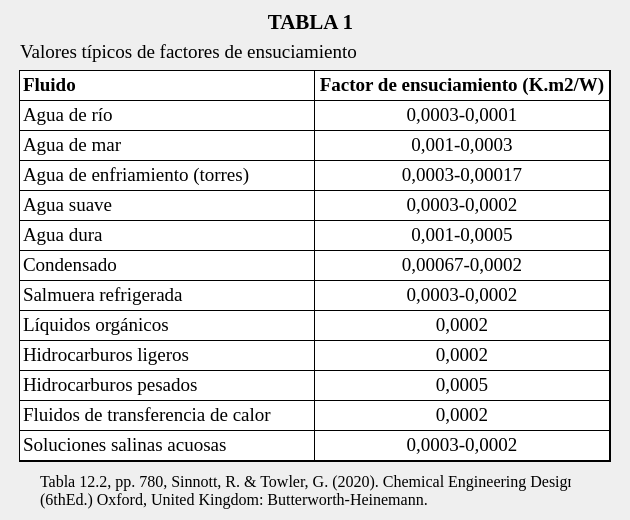
<?xml version="1.0" encoding="UTF-8"?>
<ui version="4.0">
 <class>Form</class>
 <widget class="QWidget" name="Form">
  <property name="geometry">
   <rect>
    <x>0</x>
    <y>0</y>
    <width>630</width>
    <height>520</height>
   </rect>
  </property>
  <property name="maximumSize">
   <size>
    <width>630</width>
    <height>520</height>
   </size>
  </property>
  <property name="windowTitle">
   <string>TableWindow</string>
  </property>
  <widget class="QTableWidget" name="table1_widget">
   <property name="geometry">
    <rect>
     <x>19</x>
     <y>70</y>
     <width>592</width>
     <height>392</height>
    </rect>
   </property>
   <property name="maximumSize">
    <size>
     <width>16777215</width>
     <height>16777215</height>
    </size>
   </property>
   <property name="styleSheet">
    <string notr="true">border:1px solid black;
gridline-color: black;</string>
   </property>
   <property name="editTriggers">
    <set>QAbstractItemView::NoEditTriggers</set>
   </property>
   <property name="tabKeyNavigation">
    <bool>true</bool>
   </property>
   <property name="showGrid">
    <bool>true</bool>
   </property>
   <property name="gridStyle">
    <enum>Qt::SolidLine</enum>
   </property>
   <property name="cornerButtonEnabled">
    <bool>true</bool>
   </property>
   <property name="rowCount">
    <number>13</number>
   </property>
   <property name="columnCount">
    <number>2</number>
   </property>
   <attribute name="horizontalHeaderVisible">
    <bool>false</bool>
   </attribute>
   <attribute name="horizontalHeaderDefaultSectionSize">
    <number>295</number>
   </attribute>
   <attribute name="horizontalHeaderStretchLastSection">
    <bool>false</bool>
   </attribute>
   <attribute name="verticalHeaderVisible">
    <bool>false</bool>
   </attribute>
   <attribute name="verticalHeaderCascadingSectionResizes">
    <bool>false</bool>
   </attribute>
   <attribute name="verticalHeaderDefaultSectionSize">
    <number>30</number>
   </attribute>
   <attribute name="verticalHeaderStretchLastSection">
    <bool>false</bool>
   </attribute>
   <row/>
   <row/>
   <row/>
   <row/>
   <row/>
   <row/>
   <row/>
   <row/>
   <row/>
   <row/>
   <row/>
   <row/>
   <row/>
   <column/>
   <column/>
   <item row="0" column="0">
    <property name="text">
     <string>Fluido</string>
    </property>
    <property name="font">
     <font>
      <family>Times New Roman</family>
      <pointsize>14</pointsize>
      <weight>75</weight>
      <bold>true</bold>
     </font>
    </property>
   </item>
   <item row="0" column="1">
    <property name="text">
     <string>Factor de ensuciamiento (K.m2/W)</string>
    </property>
    <property name="font">
     <font>
      <family>Times New Roman</family>
      <pointsize>14</pointsize>
      <weight>75</weight>
      <bold>true</bold>
     </font>
    </property>
    <property name="textAlignment">
     <set>AlignCenter</set>
    </property>
   </item>
   <item row="1" column="0">
    <property name="text">
     <string>Agua de río</string>
    </property>
    <property name="font">
     <font>
      <family>Times New Roman</family>
      <pointsize>14</pointsize>
     </font>
    </property>
   </item>
   <item row="1" column="1">
    <property name="text">
     <string>0,0003-0,0001</string>
    </property>
    <property name="font">
     <font>
      <family>Times New Roman</family>
      <pointsize>14</pointsize>
     </font>
    </property>
    <property name="textAlignment">
     <set>AlignCenter</set>
    </property>
   </item>
   <item row="2" column="0">
    <property name="text">
     <string>Agua de mar</string>
    </property>
    <property name="font">
     <font>
      <family>Times New Roman</family>
      <pointsize>14</pointsize>
     </font>
    </property>
   </item>
   <item row="2" column="1">
    <property name="text">
     <string>0,001-0,0003</string>
    </property>
    <property name="font">
     <font>
      <family>Times New Roman</family>
      <pointsize>14</pointsize>
     </font>
    </property>
    <property name="textAlignment">
     <set>AlignCenter</set>
    </property>
   </item>
   <item row="3" column="0">
    <property name="text">
     <string>Agua de enfriamiento (torres)</string>
    </property>
    <property name="font">
     <font>
      <family>Times New Roman</family>
      <pointsize>14</pointsize>
     </font>
    </property>
   </item>
   <item row="3" column="1">
    <property name="text">
     <string>0,0003-0,00017</string>
    </property>
    <property name="font">
     <font>
      <family>Times New Roman</family>
      <pointsize>14</pointsize>
     </font>
    </property>
    <property name="textAlignment">
     <set>AlignCenter</set>
    </property>
   </item>
   <item row="4" column="0">
    <property name="text">
     <string>Agua suave</string>
    </property>
    <property name="font">
     <font>
      <family>Times New Roman</family>
      <pointsize>14</pointsize>
     </font>
    </property>
   </item>
   <item row="4" column="1">
    <property name="text">
     <string>0,0003-0,0002</string>
    </property>
    <property name="font">
     <font>
      <family>Times New Roman</family>
      <pointsize>14</pointsize>
     </font>
    </property>
    <property name="textAlignment">
     <set>AlignCenter</set>
    </property>
   </item>
   <item row="5" column="0">
    <property name="text">
     <string>Agua dura</string>
    </property>
    <property name="font">
     <font>
      <family>Times New Roman</family>
      <pointsize>14</pointsize>
     </font>
    </property>
   </item>
   <item row="5" column="1">
    <property name="text">
     <string>0,001-0,0005</string>
    </property>
    <property name="font">
     <font>
      <family>Times New Roman</family>
      <pointsize>14</pointsize>
     </font>
    </property>
    <property name="textAlignment">
     <set>AlignCenter</set>
    </property>
   </item>
   <item row="6" column="0">
    <property name="text">
     <string>Condensado</string>
    </property>
    <property name="font">
     <font>
      <family>Times New Roman</family>
      <pointsize>14</pointsize>
     </font>
    </property>
   </item>
   <item row="6" column="1">
    <property name="text">
     <string>0,00067-0,0002</string>
    </property>
    <property name="font">
     <font>
      <family>Times New Roman</family>
      <pointsize>14</pointsize>
     </font>
    </property>
    <property name="textAlignment">
     <set>AlignCenter</set>
    </property>
   </item>
   <item row="7" column="0">
    <property name="text">
     <string>Salmuera refrigerada</string>
    </property>
    <property name="font">
     <font>
      <family>Times New Roman</family>
      <pointsize>14</pointsize>
     </font>
    </property>
   </item>
   <item row="7" column="1">
    <property name="text">
     <string>0,0003-0,0002</string>
    </property>
    <property name="font">
     <font>
      <family>Times New Roman</family>
      <pointsize>14</pointsize>
     </font>
    </property>
    <property name="textAlignment">
     <set>AlignCenter</set>
    </property>
   </item>
   <item row="8" column="0">
    <property name="text">
     <string>Líquidos orgánicos</string>
    </property>
    <property name="font">
     <font>
      <family>Times New Roman</family>
      <pointsize>14</pointsize>
     </font>
    </property>
   </item>
   <item row="8" column="1">
    <property name="text">
     <string>0,0002</string>
    </property>
    <property name="font">
     <font>
      <family>Times New Roman</family>
      <pointsize>14</pointsize>
     </font>
    </property>
    <property name="textAlignment">
     <set>AlignCenter</set>
    </property>
   </item>
   <item row="9" column="0">
    <property name="text">
     <string>Hidrocarburos ligeros</string>
    </property>
    <property name="font">
     <font>
      <family>Times New Roman</family>
      <pointsize>14</pointsize>
     </font>
    </property>
   </item>
   <item row="9" column="1">
    <property name="text">
     <string>0,0002</string>
    </property>
    <property name="font">
     <font>
      <family>Times New Roman</family>
      <pointsize>14</pointsize>
     </font>
    </property>
    <property name="textAlignment">
     <set>AlignCenter</set>
    </property>
   </item>
   <item row="10" column="0">
    <property name="text">
     <string>Hidrocarburos pesados</string>
    </property>
    <property name="font">
     <font>
      <family>Times New Roman</family>
      <pointsize>14</pointsize>
     </font>
    </property>
   </item>
   <item row="10" column="1">
    <property name="text">
     <string>0,0005</string>
    </property>
    <property name="font">
     <font>
      <family>Times New Roman</family>
      <pointsize>14</pointsize>
     </font>
    </property>
    <property name="textAlignment">
     <set>AlignCenter</set>
    </property>
   </item>
   <item row="11" column="0">
    <property name="text">
     <string>Fluidos de transferencia de calor</string>
    </property>
    <property name="font">
     <font>
      <family>Times New Roman</family>
      <pointsize>14</pointsize>
     </font>
    </property>
   </item>
   <item row="11" column="1">
    <property name="text">
     <string>0,0002</string>
    </property>
    <property name="font">
     <font>
      <family>Times New Roman</family>
      <pointsize>14</pointsize>
     </font>
    </property>
    <property name="textAlignment">
     <set>AlignCenter</set>
    </property>
   </item>
   <item row="12" column="0">
    <property name="text">
     <string>Soluciones salinas acuosas</string>
    </property>
    <property name="font">
     <font>
      <family>Times New Roman</family>
      <pointsize>14</pointsize>
     </font>
    </property>
   </item>
   <item row="12" column="1">
    <property name="text">
     <string>0,0003-0,0002</string>
    </property>
    <property name="font">
     <font>
      <family>Times New Roman</family>
      <pointsize>14</pointsize>
     </font>
    </property>
    <property name="textAlignment">
     <set>AlignCenter</set>
    </property>
   </item>
  </widget>
  <widget class="QLabel" name="label_table_source">
   <property name="geometry">
    <rect>
     <x>40</x>
     <y>470</y>
     <width>531</width>
     <height>41</height>
    </rect>
   </property>
   <property name="font">
    <font>
     <family>Times New Roman</family>
     <pointsize>12</pointsize>
    </font>
   </property>
   <property name="text">
    <string>Tabla 12.2, pp. 780, Sinnott, R. &amp; Towler, G. (2020). Chemical Engineering Design
(6thEd.) Oxford, United Kingdom: Butterworth-Heinemann.</string>
   </property>
  </widget>
  <widget class="QWidget" name="layoutWidget">
   <property name="geometry">
    <rect>
     <x>20</x>
     <y>10</y>
     <width>581</width>
     <height>53</height>
    </rect>
   </property>
   <layout class="QVBoxLayout" name="verticalLayout">
    <item>
     <widget class="QLabel" name="label_table">
      <property name="font">
       <font>
        <family>Times New Roman</family>
        <pointsize>16</pointsize>
        <weight>75</weight>
        <bold>true</bold>
       </font>
      </property>
      <property name="text">
       <string>TABLA 1</string>
      </property>
      <property name="alignment">
       <set>Qt::AlignCenter</set>
      </property>
     </widget>
    </item>
    <item>
     <widget class="QLabel" name="label_table_description">
      <property name="font">
       <font>
        <family>Times New Roman</family>
        <pointsize>14</pointsize>
       </font>
      </property>
      <property name="text">
       <string>Valores típicos de factores de ensuciamiento</string>
      </property>
     </widget>
    </item>
   </layout>
  </widget>
 </widget>
 <resources/>
 <connections/>
</ui>
